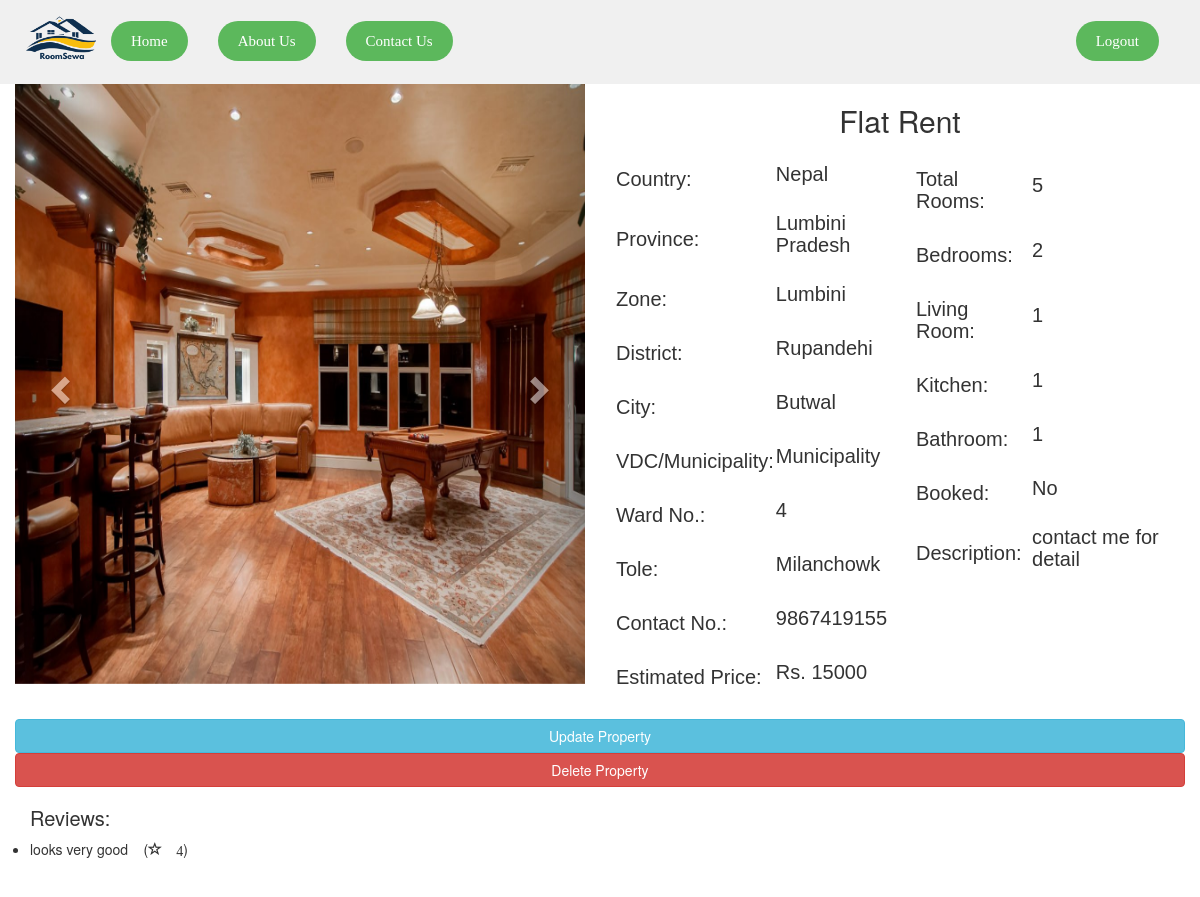
Screenshot of /owner/view-property.php?property_id=4 (signed in) with the database file from the repository.
### tables this page shows
CREATE TABLE `property_photo` (
  `property_photo_id` int(1) NOT NULL,
  `p_photo` varchar(500) NOT NULL,
  `property_id` int(11) NOT NULL
);

CREATE TABLE `add_property` (
  `property_id` int(1) NOT NULL,
  `country` varchar(50) NOT NULL,
  `province` varchar(50) NOT NULL,
  `zone` varchar(50) NOT NULL,
  `district` varchar(50) NOT NULL,
  `city` varchar(100) NOT NULL,
  `vdc_municipality` varchar(50) NOT NULL,
  `ward_no` int(10) NOT NULL,
  `tole` varchar(100) NOT NULL,
  `contact_no` bigint(10) NOT NULL,
  `property_type` varchar(50) NOT NULL,
  `estimated_price` bigint(10) NOT NULL,
  `total_rooms` int(10) NOT NULL,
  `bedroom` int(10) NOT NULL,
  `living_room` int(10) NOT NULL,
  `kitchen` int(10) NOT NULL,
  `bathroom` int(10) NOT NULL,
  `description` varchar(2000) NOT NULL,
  `latitude` decimal(9,6) NOT NULL,
  `longitude` decimal(9,6) NOT NULL,
  `owner_id` int(10) NOT NULL,
  `booked` varchar(10) DEFAULT 'No'
);

CREATE TABLE `review` (
  `review_id` int(10) NOT NULL,
  `comment` varchar(500) NOT NULL,
  `rating` int(5) NOT NULL,
  `property_id` int(11) NOT NULL
);

### owner/view-property.php (the view, shortened to what this page needs)
<!DOCTYPE html>
<html>
<head>
  <link rel="stylesheet" href="https://maxcdn.bootstrapcdn.com/bootstrap/3.4.1/css/bootstrap.min.css">
</head>
<body>
  <?php
  include('../config/config.php');
  include('navbar.php');
  ?>
  <?php
  $property_id = $_GET['property_id'];
  $sql = "SELECT * from add_property where property_id='$property_id'";
  $query = mysqli_query($db, $sql);
  if (mysqli_num_rows($query) > 0) {
    while ($rows = mysqli_fetch_assoc($query)) {
      $sql2 = "SELECT * FROM property_photo where property_id='$property_id'";
      $query2 = mysqli_query($db, $sql2);
      $rowcount = mysqli_num_rows($query2);
      ?>
      <div class="container-fluid">
        <div class="row">
          <div class="col-sm-6">
            <div id="myCarousel" class="carousel slide" data-ride="carousel">
              <div class="carousel-inner" role="listbox">
                <?php
                for ($i = 1; $i <= $rowcount; $i++) {
                  $row = mysqli_fetch_array($query2);
                  $photo = $row['p_photo'];
                  ?>
                  <?php
                  if ($i == 1) {
                    ?>
                    <div class="item active">
                      <img class="d-block img-fluid" src="<?php echo $photo ?>" alt="First slide" width="100%"
                        style="max-height: 600px; min-height: 600px;">
                    </div>
                    <?php
                  }
                }
                ?>
              </div>
              <a class="left carousel-control" href="#myCarousel" role="button" data-slide="prev">
                <span class="glyphicon glyphicon-chevron-left" aria-hidden="true"></span>
              </a>
              <a class="right carousel-control" href="#myCarousel" role="button" data-slide="next">
                <span class="glyphicon glyphicon-chevron-right" aria-hidden="true"></span>
              </a>
            </div>
          </div>
          <div class="col-sm-6">
            <center>
              <h2>
                <?php echo $rows['property_type'] ?>
              </h2>
            </center>
            <div class="row">
              <div class="col-sm-6">
                <div class="row">
                  <div class="col-sm-6">
                    <table>
                      <tr>
                        <td>
                          <h3>Country:</h3>
                        </td>
                        <td>
                          <h4>
                            <?php echo $rows['country']; ?>
                          </h4>
                        </td>
                      </tr>
                      <tr>
                        <td>
                          <h3>Province:</h3>
                        </td>
                        <td>
                          <h4>
                            <?php echo $rows['province']; ?>
                          </h4>
                        </td>
                      </tr>
                      <tr>
                        <td>
                          <h3>Zone:</h3>
                        </td>
                        <td>
                          <h4>
                            <?php echo $rows['zone']; ?>
                          </h4>
                        </td>
                      </tr>
                      <tr>
                        <td>
                          <h3>District:</h3>
                        </td>
                        <td>
                          <h4>
                            <?php echo $rows['district']; ?>
                          </h4>
                        </td>
                      </tr>
                      <tr>
                        <td>
                          <h3>City:</h3>
                        </td>
                        <td>
                          <h4>
                            <?php echo $rows['city']; ?>
                          </h4>
                        </td>
                      </tr>
                      <tr>
                        <td>
                          <h3>VDC/Municipality:</h3>
                        </td>
                        <td>
                          <h4>
                            <?php echo $rows['vdc_municipality']; ?>
                          </h4>
                        </td>
                      </tr>
                      <tr>
                        <td>
                          <h3>Ward No.:</h3>
                        </td>
                        <td>
                          <h4>
                            <?php echo $rows['ward_no']; ?>
                          </h4>
                        </td>
                      </tr>
                      <tr>
                        <td>
                          <h3>Tole:</h3>
                        </td>
                        <td>
                          <h4>
                            <?php echo $rows['tole']; ?>
                          </h4>
                        </td>
                      </tr>
                      <tr>
                        <td>
                          <h3>Contact No.:</h3>
                        </td>
                        <td>
                          <h4>
                            <?php echo $rows['contact_no']; ?>
                          </h4>
                        </td>
                      </tr>
                      <tr>
                        <td>
                          <h3>Estimated Price:</h3>
                        </td>
                        <td>
                          <h4>Rs.
                            <?php echo $rows['estimated_price']; ?>
                          </h4>
                        </td>
                      </tr>
                    </table>
                  </div>
                </div>
              </div>
              <div class="col-sm-6">
                <table>
                  <tr>
                    <td>
                      <h3>Total Rooms:</h3>
                    </td>
                    <td>
                      <h4>
                        <?php echo $rows['total_rooms']; ?>
                      </h4>
                    </td>
                  </tr>
                  <tr>
                    <td>
                      <h3>Bedrooms:</h3>
                    </td>
                    <td>
                      <h4>
                        <?php echo $rows['bedroom']; ?>
                      </h4>
                    </td>
                  </tr>
                  <tr>
                    <td>
                      <h3>Living Room:</h3>
                    </td>
                    <td>
                      <h4>
                        <?php echo $rows['living_room']; ?>
                      </h4>
                    </td>
                  </tr>
                  <tr>
                    <td>
                      <h3>Kitchen:</h3>
                    </td>
                    <td>
                      <h4>
                        <?php echo $rows['kitchen']; ?>
                      </h4>
                    </td>
                  </tr>
                  <tr>
                    <td>
                      <h3>Bathroom:</h3>
                    </td>
                    <td>
                      <h4>
                        <?php echo $rows['bathroom']; ?>
                      </h4>
                    </td>
                  </tr>
                  <tr>
                    <td>
                      <h3>Booked:</h3>
                    </td>
                    <td>
                      <h4>
                        <?php echo $rows['booked']; ?>
                      </h4>
                    </td>
                  </tr>
                  <tr>
                    <td>
                      <h3>Description:</h3>
                    </td>
                    <td>
                      <h4>
                        <?php echo $rows['description']; ?>
                      </h4>
                    </td>
                  </tr>
                </table>
              </div>
            </div>
          </div>
        </div>
        <br>
    <?php }
  } ?>
<?php
if (isset($_SESSION["email"]) && !empty($_SESSION['email'])) {?>
<form action="update.php" method="post">
  <button type="submit" class="btn btn-success btn-info" name="update"  style="width: 100%">Update Property</button>
</form>
<form action="delete.php" method="post">
  <button type="submit" class="btn btn-danger btn-info" name="delete_property"  style="width: 100%">Delete  Property</button>
</form>
  <?php
}
  $sql1 = "SELECT * from review where property_id='$property_id'";
  $query = mysqli_query($db, $sql1);
  echo '<div class="container-fluid">';
  echo '<h3>Reviews:</h3>';
  echo '</div>';
  if (mysqli_num_rows($query) > 0) {
    while ($row = mysqli_fetch_assoc($query)) {
      ?>
      <div class="container-fluid">
        <ul>
          <li>
            <?php echo $row['comment']; ?> &nbsp;&nbsp;&nbsp;(<span class="glyphicon glyphicon-star-empty"
              style="size: 50px;">
              <?php echo $row['rating']; ?>
            </span>)
          </li>
        </ul>
      </div>
      <?php
    }
  }
  ?>
  <br><br>
</body>
</html>

### style/navbar.css (style rules this page uses)
* { margin: 0; padding: 0; box-sizing: border-box; }

### owner/view-property.php (style rules this page uses)
h3 { font-size: 20px; }
h4 { font-size: 20px; }
table { font-family: arial, sans-serif; border-collapse: collapse; width: 100%; }
td, th { text-align: left; padding: 1px; }

### rows the page displays
add_property: property_type "Flat Rent", country "Nepal", province "Lumbini Pradesh", zone "Lumbini", district "Rupandehi", city "Butwal", vdc_municipality "Municipality", ward_no "4", tole "Milanchowk", contact_no "9867419155", estimated_price "15000", total_rooms "5", bedroom "2", living_room "1", kitchen "1", bathroom "1", booked "No", description "contact me for detail"
property_photo: p_photo (picture)
review: comment "looks very good", rating "4"
